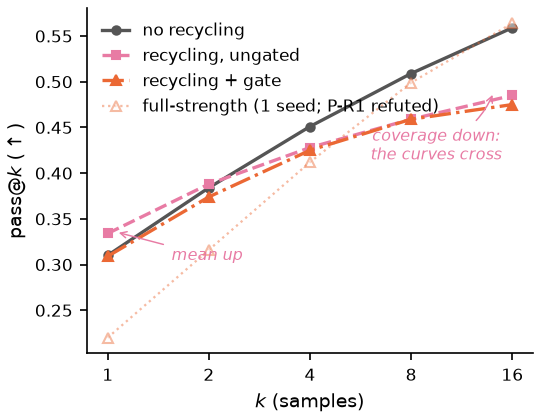

Python code for this plot:
#!/usr/bin/env python
"""Figure 9 — pass@k vs k for Countdown B1/B2/B3 (tier 1, seed 1).

The reviewer-requested one-panel version of the sharpening claim: it
quantifies over k, so show it over k. Ungated recycling (B2) is ABOVE
baseline at k=1 (mean up) and crosses BELOW by k=8-16 (coverage down);
the moderate gate (B3) tracks baseline's low-k gain with a smaller
high-k deficit. Curves cross — that crossing IS recycling-induced
sharpening.

Data: step-60 val, unbiased best@k estimates (verl), n=128 tier-1
problems x 16 samples, seed 1 (the seed with full per-k telemetry in
the ray logs; endpoints cross-check b_scoreboard_3seed.json).
Palette: intervention accents on the shared MaxRL-blue base is
overkill at 3 arms; use gray=baseline, magenta=ungated, orange=gated
(matching fig 7/8's arm colors).
"""
import os

import matplotlib

matplotlib.use("Agg")
import matplotlib.pyplot as plt

HERE = os.path.dirname(os.path.abspath(__file__))

GRAY = "#555555"      # B1 no recycling
MAGENTA = "#e87ba4"   # B2 ungated recycling
ORANGE = "#eb6834"    # B3 gated

plt.rcParams.update({
    "font.size": 9,
    "axes.titlesize": 10,
    "axes.labelsize": 9,
    "xtick.labelsize": 8,
    "ytick.labelsize": 8,
    "legend.fontsize": 8,
    "axes.spines.top": False,
    "axes.spines.right": False,
    "axes.linewidth": 0.8,
    "pdf.fonttype": 42,
    "ps.fonttype": 42,
})

K = [1, 2, 4, 8, 16]
# step-60 tier-1 unbiased best@k, seed 1 (ray sessions 07-29_05 B1,
# 07-28_22 B2, 07-29_02 B3, 07-30_06 full-strength gate;
# mean@16 as the k=1 point)
B1 = [0.310, 0.384, 0.451, 0.509, 0.559]
B2 = [0.334, 0.388, 0.428, 0.459, 0.485]
B3 = [0.309, 0.374, 0.425, 0.459, 0.475]
FG = [0.220, 0.316, 0.412, 0.499, 0.564]

fig, ax = plt.subplots(figsize=(3.6, 2.8))

ax.plot(K, B1, color=GRAY, marker="o", ms=4, lw=1.6, label="no recycling")
ax.plot(K, B2, color=MAGENTA, marker="s", ms=4, lw=1.6, ls="--",
        label="recycling, ungated")
ax.plot(K, B3, color=ORANGE, marker="^", ms=4.5, lw=1.6, ls="-.",
        label="recycling + gate")
# superseded: the strength-dial reading this 1-seed curve suggested was
# refuted at 3 seeds (P-R1, Sec 6.9) — kept faded for the record
ax.plot(K, FG, color=ORANGE, marker="^", ms=4.5, lw=1.1, ls=":",
        mfc="white", alpha=0.45,
        label="full-strength (1 seed; P-R1 refuted)")

ax.set_xscale("log", base=2)
ax.set_xticks(K, [str(k) for k in K])
ax.set_xlabel("$k$ (samples)")
ax.set_ylabel(r"pass@$k$ ($\uparrow$)")
ax.legend(frameon=False, loc="upper left", handlelength=1.6)

# annotate the crossing
ax.annotate("mean up", xy=(1.05, 0.336), xytext=(1.55, 0.305),
            fontsize=7.5, color=MAGENTA, style="italic",
            arrowprops=dict(arrowstyle="->", lw=0.7, color=MAGENTA,
                            shrinkA=2, shrinkB=2))
ax.annotate("coverage down:\nthe curves cross", xy=(14.2, 0.492),
            xytext=(9.5, 0.415), fontsize=7.5, color=MAGENTA,
            ha="center", style="italic", linespacing=1.1,
            arrowprops=dict(arrowstyle="->", lw=0.7, color=MAGENTA,
                            connectionstyle="arc3,rad=0.25",
                            shrinkA=2, shrinkB=3))

fig.tight_layout(pad=0.4)
fig.savefig(os.path.join(HERE, "fig9_passk.pdf"))
fig.savefig(os.path.join(HERE, "fig9_passk.png"), dpi=150)
print("wrote fig9_passk.pdf / .png")
